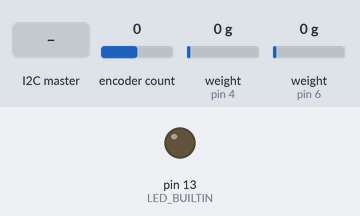
Bench run of a sketch on a simulated Arduino Uno, built with avr-gcc and run on an emulated ATmega328P. Shown: output pins drawn as LEDs (lit = HIGH). Inputs (shaded band) come from the test bench; at power-on: encoder count 0, weight on the scale (sensors on pin 4, pin 6) 0 g. What the sketch prints to the serial monitor is not drawn.

Above: at 6.0 s.
6.1 s: the I2C master sends the byte 0
At 7.0 s:
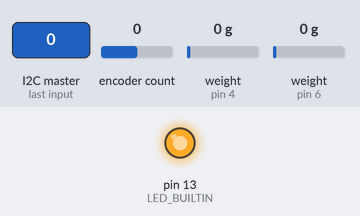
9.1 s: the I2C master sends "t"
At 10.5 s:
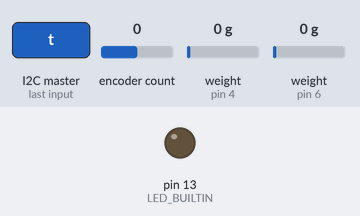
Timing chart, 0 to 12.1 s (numbered marks = the images above; inputs shaded):
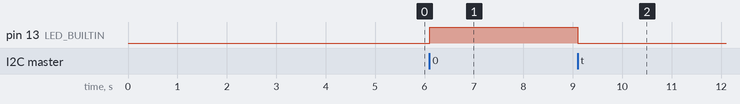

The sketch:

encoder_mit_Output.ino
```cpp
#include <Encoder.h>
#include <Wire.h>
#include <HX711_ADC.h>
#include <EEPROM.h>

#define adresse 0x05

//Pins for HX711 :
const int HX711_dout_1 = 4; //mcu > HX711 no 1 dout pin
const int HX711_sck_1 = 5; //mcu > HX711 no 1 sck pin
const int HX711_dout_2 = 6; //mcu > HX711 no 2 dout pin
const int HX711_sck_2 = 7; //mcu > HX711 no 2 sck pin

//HX711 constructor (dout pin, sck pin)
HX711_ADC LoadCell_1(HX711_dout_1, HX711_sck_1); //HX711 1
HX711_ADC LoadCell_2(HX711_dout_2, HX711_sck_2); //HX711 2
float weight1 = 0;
float weight2 = 0;
byte* ptrWeight1 = (byte*)&weight1;
byte* ptrWeight2 = (byte*)&weight2;

const int calVal_eepromAdress_1 = 0; // eeprom adress for calibration value load cell 1 (4 bytes)
const int calVal_eepromAdress_2 = 4; // eeprom adress for calibration value load cell 2 (4 bytes)
unsigned long t = 0;

// Encoder
Encoder Enc(2, 3);
long oldPosition  = -999;
int sendSignal = 1;
int count = 0;
int data[12]={0};

void setup() {
  pinMode(LED_BUILTIN, OUTPUT);
  Serial.begin(9600);

  // Init HX711
  float calibrationValue_1; // calibration value load cell 1
  float calibrationValue_2; // calibration value load cell 2
  calibrationValue_1 = 281.19; // uncomment this if you want to set this value in the sketch
  calibrationValue_2 = 275.55; // uncomment this if you want to set this value in the sketch
#if defined(ESP8266) || defined(ESP32)
  //EEPROM.begin(512); // uncomment this if you use ESP8266 and want to fetch the value from eeprom
#endif
  //EEPROM.get(calVal_eepromAdress_1, calibrationValue_1); // uncomment this if you want to fetch the value from eeprom
  //EEPROM.get(calVal_eepromAdress_2, calibrationValue_2); // uncomment this if you want to fetch the value from eeprom

  LoadCell_1.begin();
  LoadCell_2.begin();
  unsigned long stabilizingtime = 2000; // tare preciscion can be improved by adding a few seconds of stabilizing time
  boolean _tare = true; //set this to false if you don't want tare to be performed in the next step
  byte loadcell_1_rdy = 0;
  byte loadcell_2_rdy = 0;

  while ((loadcell_1_rdy + loadcell_2_rdy) < 2) { //run startup, stabilization and tare, both modules simultaniously
    if (!loadcell_1_rdy) loadcell_1_rdy = LoadCell_1.startMultiple(stabilizingtime, _tare);
    if (!loadcell_2_rdy) loadcell_2_rdy = LoadCell_2.startMultiple(stabilizingtime, _tare);
  }
  if (LoadCell_1.getTareTimeoutFlag()) {
    Serial.println("Timeout, check MCU>HX711 no.1 wiring and pin designations");
  }
  if (LoadCell_2.getTareTimeoutFlag()) {
    Serial.println("Timeout, check MCU>HX711 no.2 wiring and pin designations");
  }
  LoadCell_1.setCalFactor(calibrationValue_1); // user set calibration value (float)
  LoadCell_2.setCalFactor(calibrationValue_2); // user set calibration value (float)
  Serial.println("Startup is complete");
  Wire.begin(adresse);
  Wire.onReceive(receiveData);
  Wire.onRequest(sendData);
  Serial.println("Bereit");
}


void loop() {
  // Encoder
  long newPosition = Enc.read();
  if (newPosition != oldPosition) {
    oldPosition = newPosition;
    Serial.println(newPosition);
  }

  // HX711
  static boolean newDataReady = 0;
  const int serialPrintInterval = 0; //increase value to slow down serial print activity
  // check for new data/start next conversion:
  if (LoadCell_1.update()) newDataReady = true;
  LoadCell_2.update();

  //get smoothed value from data set
  if ((newDataReady)) {
    if (millis() > t + serialPrintInterval) {
      float a = LoadCell_1.getData();
      float b = LoadCell_2.getData();
      weight1 = a;
      weight2 = b;
      Serial.print("Load_cell 1 output val: ");
      Serial.print(a);
      Serial.print("    Load_cell 2 output val: ");
      Serial.println(b);
      newDataReady = 0;
      t = millis();
    }
  }

  // receive command from serial terminal, send 't' to initiate tare operation:
  if (Serial.available() > 0) {
    char inByte = Serial.read();
    if (inByte == 't') {
      LoadCell_1.tareNoDelay();
      LoadCell_2.tareNoDelay();
    }
  }

  //check if last tare operation is complete
  if (LoadCell_1.getTareStatus() == true) {
    Serial.println("Tare load cell 1 complete");
  }
  if (LoadCell_2.getTareStatus() == true) {
    Serial.println("Tare load cell 2 complete");
  }

}


// Funktions
void sendData(){

  if(count == 0){
    data[0] = oldPosition;
    data[1] = (oldPosition >> 8);
    data[2] = (oldPosition >> 16);
    data[3] = (oldPosition >> 24);
    data[4] = ptrWeight1[0];
    data[5] = ptrWeight1[1];
    data[6] = ptrWeight1[2];
    data[7] = ptrWeight1[3];
    data[8] = ptrWeight2[0];
    data[9] = ptrWeight2[1];
    data[10] = ptrWeight2[2];
    data[11] = ptrWeight2[3];
  }

  Wire.write(data[count]);
  Serial.println(data[count]);

  if(count < 11)
  count++;
  else
  count = 0;
}

void receiveData(int bytecount){
  Serial.println("Daten erhalten");
  Enc.write(0);
  Serial.println(oldPosition);
  for(int i = 0; i < bytecount; i++){
    sendSignal = Wire.read();
  }
  if(sendSignal){
    digitalWrite(LED_BUILTIN, LOW);
    oldPosition = 0;
  }
  else{
    digitalWrite(LED_BUILTIN, HIGH);
  }
}
```

Measured:
- after the input at 6.1 s, pin 13 (LED_BUILTIN): LOW → HIGH at once
- after the input at 9.1 s, pin 13 (LED_BUILTIN): HIGH → LOW at once
